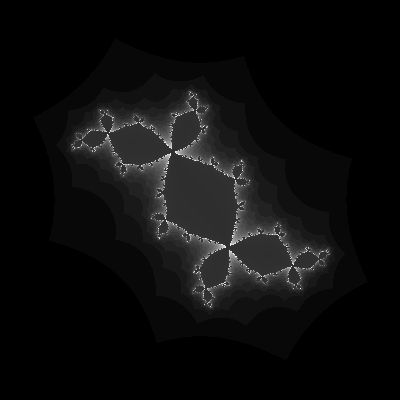

This figure's Python source:
from math import sqrt
from PIL import Image
from numpy import arange

def distance(x,y):
    return sqrt((x.real - y.real)**2 + (x.imag - y.imag)**2)

def julio(z,c,iter = 30):
    average_distance = 0
    for i in range(iter):
        z = z**2 +c
        if abs(z.real) > 2 or abs(z.imag) > 2:
            return (3,i)
        average_distance += distance(z,complex(0,0))
    return (z,average_distance/iter)

def julio_set(filename, size = (400,400),c = complex(-0.13,0.75), zoom = ((-2,2),(-2,2))):
    iterations = abs(int(120 / (zoom[0][1] - zoom[0][0]))) # compute number of iterations, whole set = 30 iterations
    im = Image.new("RGB",size,(255,255,255))
    for i in range(size[0]):
        for j in range(size[1]):
            x = (i/size[0]) * (zoom[0][1] - zoom[0][0]) + zoom[0][0] # change range of computing
            y = (j/size[1]) * (zoom[1][1] - zoom[1][0]) + zoom[1][0]
            z, average_distance = julio(complex(x,y),c,iterations)

            if z.real <= 2 and z.imag <= 2:
                color = int(average_distance*255/3)
                im.putpixel((i,j),(color,color,color))
            else:
                color = int(average_distance*255/iterations)
                im.putpixel((i,j),(color,color,color))
    im.transpose(Image.FLIP_TOP_BOTTOM).save(filename)

julio_set("julio.png")
julio_set("julio_zoom_1.png",zoom=((-1,1),(-1,1)))
julio_set("julio_zoom_2.png",zoom=((-1,1),(0,2)))
julio_set("julio_other_c.png",c=complex(-0.13,0.80))

# Some loops for animations

# for i in arange(-2,2,0.05):
#     i = round(i,2)
#     julio_set("images/julio{}.png".format(int((i*100+200)/5)),c=complex(-0.13,i))  

# for i in arange(-2,2,0.05):
#     i = round(i,2)
#     julio_set("images/julio{}.png".format(int((i*100+200)/5)),c=complex(-0.20,i))
  
# for i in arange(0.3,1.3,0.01):
#     i = round(i,2)
#     julio_set("images/julio{}.png".format(int((i*100+200))),c=complex(-0.20,i))
